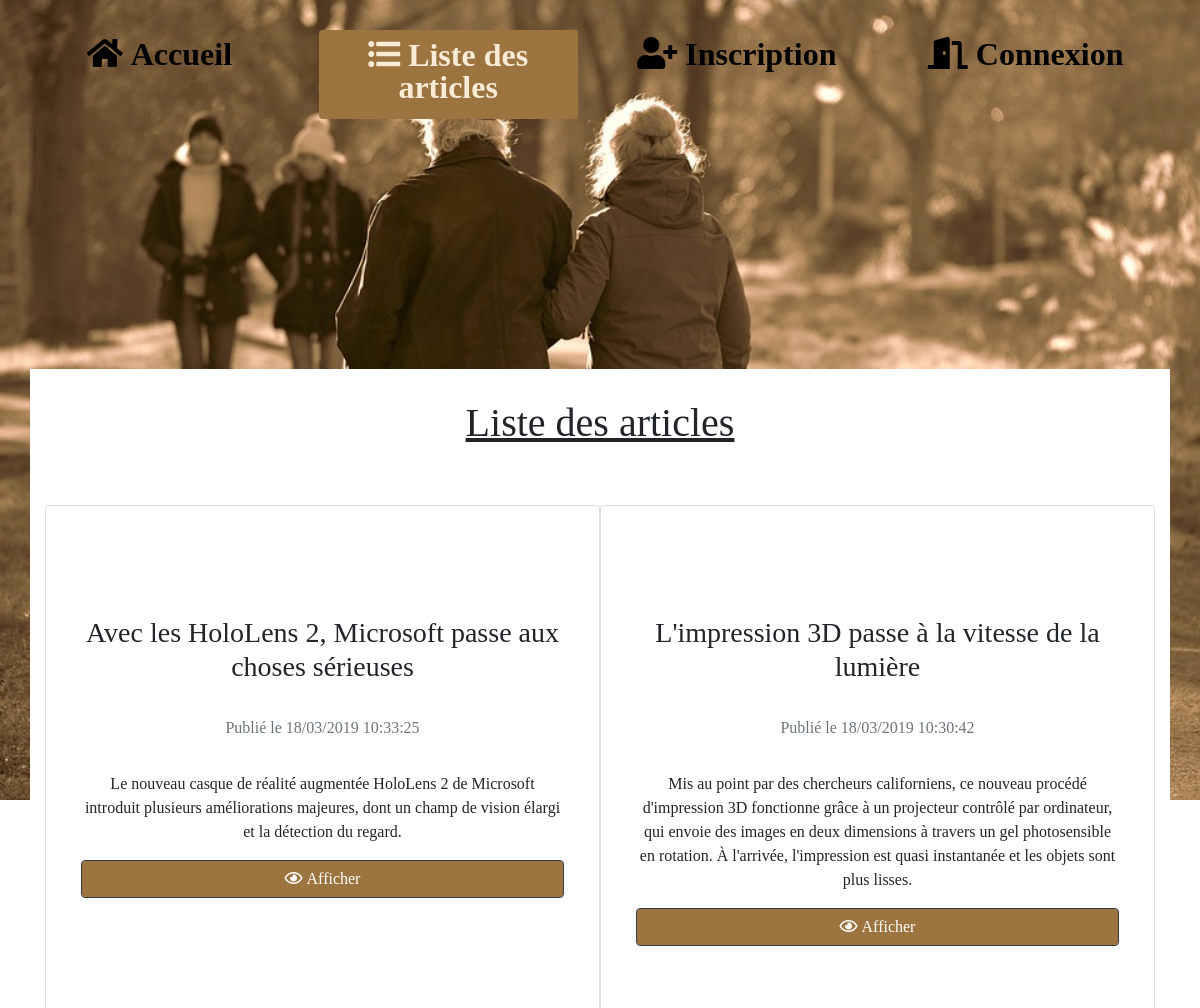
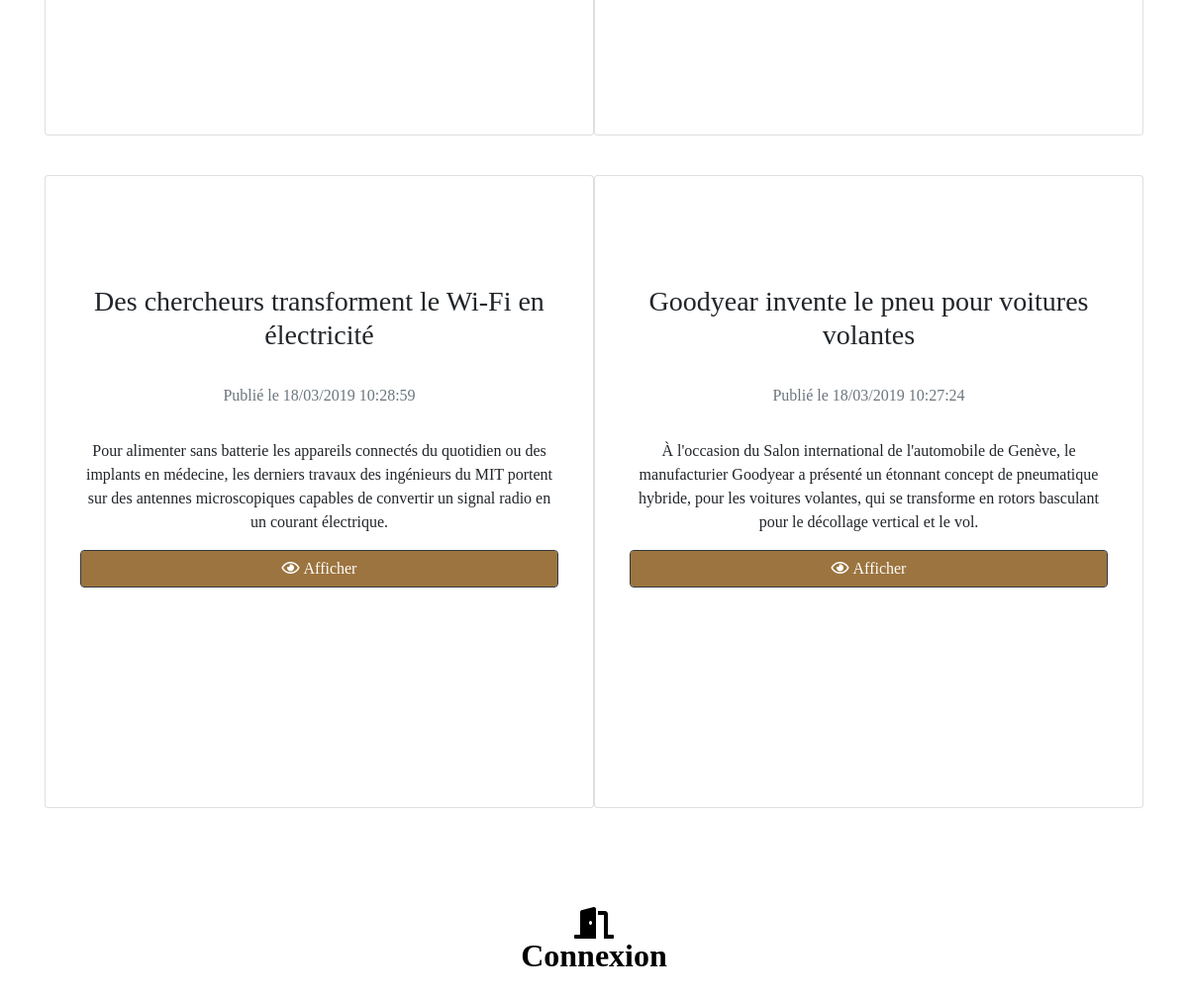
Page /?route=liste_des_Articles on the earlier database version (2 pictures, top to bottom).
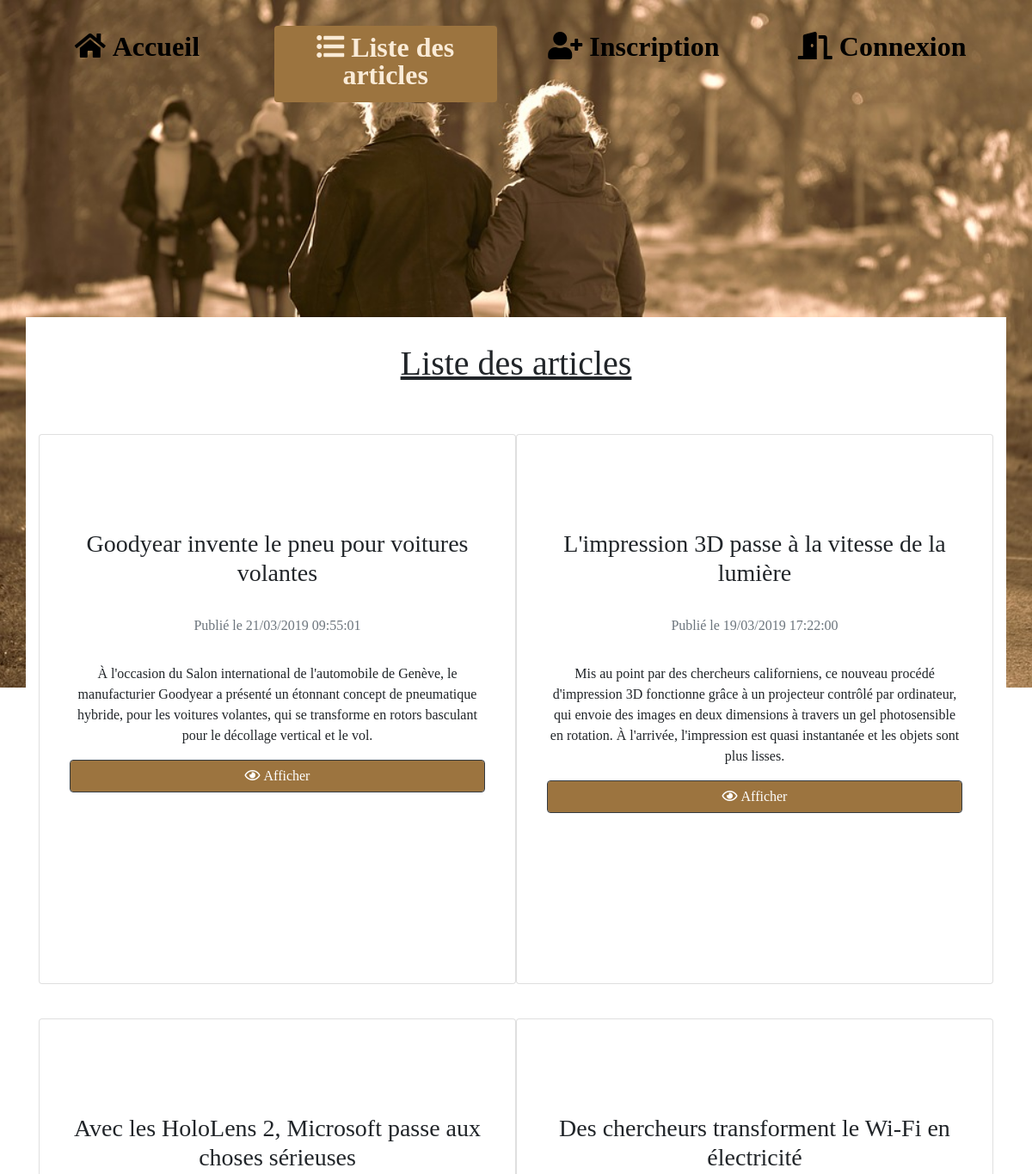
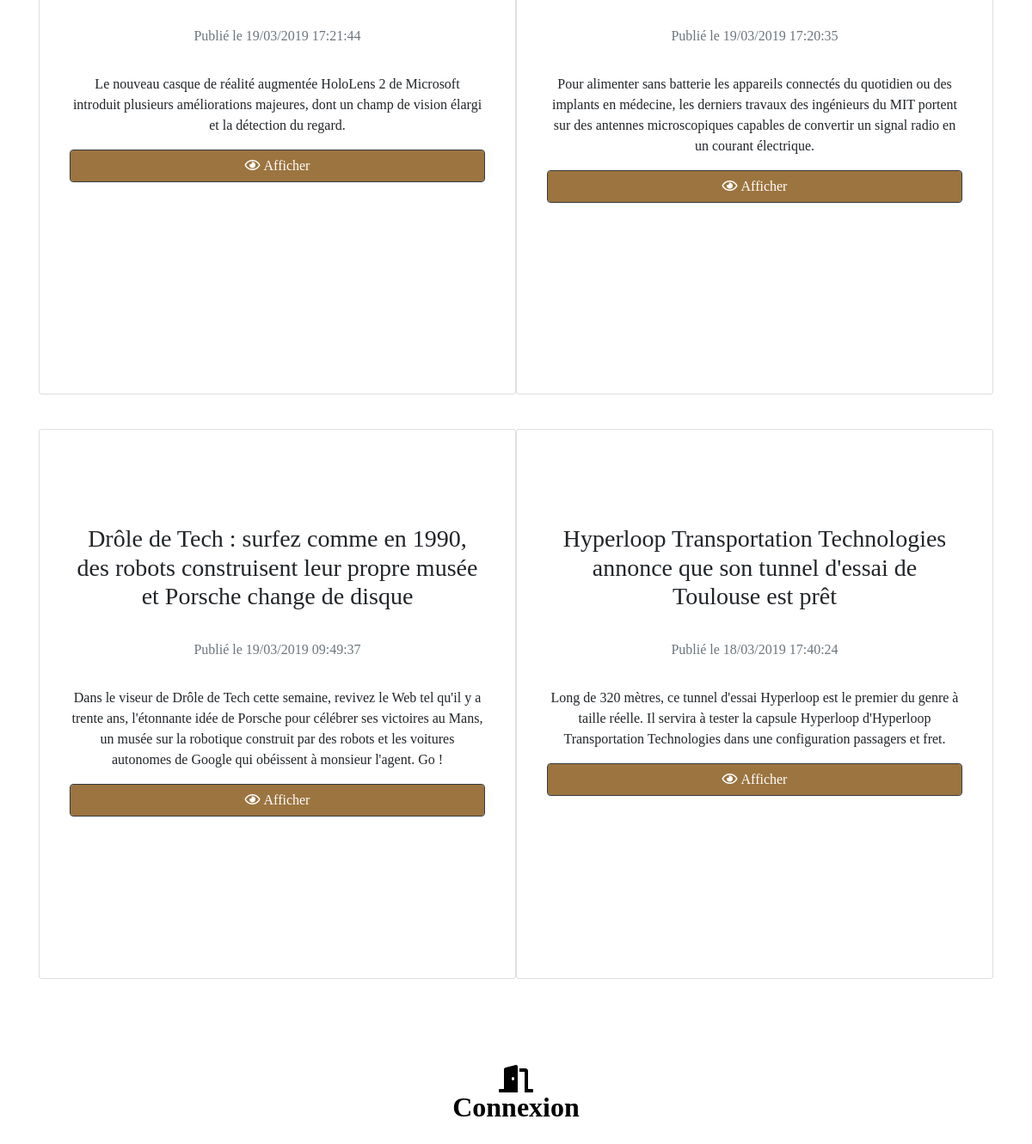
Same page on the later database version (2 pictures, top to bottom).
### tables this page shows
CREATE TABLE IF NOT EXISTS `post` (
  `id` int(11) NOT NULL AUTO_INCREMENT,
  `title` varchar(255) NOT NULL,
  `chapo` text NOT NULL,
  `contained` text NOT NULL,
  `author` varchar(255) NOT NULL,
  `date_post` datetime NOT NULL,
  PRIMARY KEY (`id`)
);

### src/DAO/Database.php (called while the page is built, shortened)
<?php
class Database
{
    private static $myConfig;
    private static $db = NULL;
    private static $sql = 'mysql:host';
    private static $host;
    private static $dbn = 'dbname';
    private static $name;
    private static $charset = 'charset';
    private static $nameCharset;
    private static $userName;
    private static $pass;
    private static $mode = [PDO::ATTR_ERRMODE => PDO::ERRMODE_WARNING];
    public static function get()
    {
        self::$myConfig = parse_ini_file("config.ini", true);
        self::$name = self::$myConfig['Database']['dbname'];
        self::$host = self::$myConfig['Database']['host'];
        self::$nameCharset = self::$myConfig['Database']['charset'];
        self::$userName = self::$myConfig['Database']['username'];
        self::$pass = self::$myConfig['Database']['pass'];
        if (!(self::$db instanceof self)) {
            try {
                self::$db = new PDO(self::$sql . '=' . self::$host . ';' . self::$dbn . '=' . self::$name .
                    ';' . self::$charset . '=' . self::$nameCharset, self::$userName, self::$pass,
                    self::$mode);
            } catch (Exception $e) {
                echo 'Échec de la connexion : ' . $e->getMessage();
                exit;
            }
        }
        return self::$db;
    }
}

### src/Controller/BackController.php (called while the page is built, shortened)
<?php
class BackController
{
    public function isUserConnected()
    {
        return isset($_SESSION['pseudo']);
    }
}

### src/Controller/Frontcontroller.php (called while the page is built, shortened)
<?php
class FrontController
{
    private $view;
    private $post;
    public function __construct()
    {
        $this->post = new Post;
        $this->view = new View;
    }
    public function displayPost()
    {
        $post = $this->post->postSelectDisplay();
        $this->view->render('display_post_list_view', ['post' => $post]);
    }
}

### Public/index.php (called while the page is built, shortened)
<?php
$index = new App\Config\Router;
$index->run();

### src/DAO/Post.php (called while the page is built, shortened)
<?php
class Post
{
    private $db;
    function __construct()
    {
        $this->db = Database::get();
    }
    public function postSelectDisplay()
    {
        $sql = "SELECT title,chapo,id,DATE_FORMAT(date_post,'%d/%m/%Y %H:%i:%s')AS datePost
                FROM post ORDER BY date_post DESC ";
        $data = $this->db->prepare($sql);
        $data->execute();
        return $data;
    }
}

### Template/display_post_list_view.php (the view, shortened to what this page needs)
<?php
$this->title = 'Liste des articles';
?>
<div class="container">
    <div class="row">
        <h1 style="text-decoration: underline;margin-top: 30px">Liste des articles</h1>
    </div>
    <div class="row">
        <?php
        while ($donne = $post->fetch()) { ?>
            <div class="card col-lg-6"
                 style="width: 50rem;height: 40rem;margin-top: 20px;margin-bottom: 20px">
                <div class="card-body">
                    <h3 class="card-title" style="margin-top: 90px"><?= $donne['title'] ?></h3>
                    <h6 class="card-subtitle mb-2 text-muted"
                        style="margin-top: 35px">Publié le <?= $donne['datePost'] ?></h6>
                    <p class="card-btn" style="margin-top: 35px"><?= $donne['chapo'] ?></p>
                    <form action='?route=Afficher_un_Article' method='POST' class="form-group">
                        <button type='submit' name='display_poste' class="btn btnColor btn-dark form-control">
                            <i class="far fa-eye fa-1x"> Afficher</i>
                        </button>
                    </form>
                </div>
            </div>
        <?php } ?>
    </div>
</div>

### Template/menu.php
<?php
$control = new \App\src\Controller\BackController;
$route = $_GET['route'];
$routeAdmin = ['Administration', 'Validation_de_Suppression', 'Validation_de_commentaire', 'Confirmation_Ajout_Article',
    'confirmation_modification_article', 'Confirmation_Ajout_Utilisateur', 'supprimer_utilisateur', 'Refuser_Commentaire'];
if ($control->isUserConnected() === true) {
    ?>
    <div class="container-fluid" style="background-color: rgba(255, 255, 255,0);">
        <div class="nav">
            <ul class="nav nav-pills col-lg-12">
                <li class="nav-item col-lg-3"><a
                            id="menu" <?php if ($route === 'Accueil' ||
                        $route === 'message' || $route === 'connexion_accomplie' ) {
                        echo 'class="nav-link active"';
                    } ?>
                            href="?route=Accueil"><i class="fas fa-home"> Accueil</i></a></li>
                <li class="nav-item col-lg-3"><a
                            id="menu" <?php if ($route === 'liste_des_Articles' ||
                        $route === 'Afficher_un_Article' ||
                        $route === 'Validation_de_Commentaire') {
                        echo 'class="nav-link active"';
                    } ?>
                            href='?route=liste_des_Articles'><i class="fas fa-list-ul"> Liste des articles</i></a></li>
                <li class="nav-item col-lg-3"><a
                            id="menu"
                        <?php
                        foreach ($routeAdmin as $donne) {
                            if ($route === $donne) {
                                echo 'class="nav-link active"';
                            }
                        }
                        ?>
                            href='?route=Administration'><i class="fas fa-toolbox"> Administration</i></a>
                </li>
                <li class="nav-item col-lg-3"><a
                            id="menu" <?php if ($route === 'Connexion') {
                        echo 'class="nav-link active"';
                    } ?>
                            href='?route=Connexion'><i class="fas fa-door-open"> Déconnexion</i></a>
                </li>
            </ul>
        </div>
    </div>
    <?php
} else {
    ?>
    <div class="container-fluid">
        <div class="nav">
            <ul class="nav nav-pills col-lg-12">
                <li class="nav-item col-lg-3"><a
                            id="menu" <?php if ($route === 'Accueil' ||
                        $route === 'message' || $route === 'deconnexion') {
                        echo 'class="nav-link active"';
                    } ?>
                            href="?route=Accueil"><i class="fas fa-home"> Accueil</i></a></li>
                <li class="nav-item col-lg-3"><a
                            id="menu" <?php if ($route === 'liste_des_Articles' ||
                        $route === 'Afficher_un_Article' ||
                        $route === 'Validation_de_commentaire') {
                        echo 'class="nav-link active"';
                    } ?>
                            href="?route=liste_des_Articles"><i class="fas fa-list-ul"> Liste des articles</i></a></li>
                <li class="nav-item col-lg-3"><a
                            id="menu" <?php if ($route === 'Enregistrement' ||
                        $route === 'enregistrement_bon') {
                        echo 'class="nav-link active"';
                    } ?>
                            href="?route=Enregistrement"><i class="fas fa-user-plus"> Inscription</i></a>
                </li>
                <li class="nav-item col-lg-3"><a
                            id="menu" <?php if ($route === 'Connexion') {
                        echo 'class="nav-link active"';
                    } ?>
                            href='?route=Connexion'><i class="fas fa-door-open"> Connexion</i></a>
                </li>
            </ul>
        </div>
    </div>
    <?php
}
?>

### Template/footer.php
<?php
$control = new \App\src\Controller\BackController;
if ($control->isUserConnected() === true) {
    ?>
    <div class=" col-lg-12">
        <div class="row">
            <div class="col-sm-2">
                <a href='?route=Connexion'
                   class="footer" id="link">
                    <i class="fas fa-door-open"> Connexion</i> </a>
            </div>
            <div class="col-sm-2">
                <a href='?route=Administration'
                   class="footer" id="link">
                    <i class="fas fa-toolbox"> Administration</i> </a>
            </div>
        </div>
    </div>
    <?php
} else {
    ?>
    <div class="col-lg-12">
        <div class="row">
            <div class="col-sm-2">
                <a href='?route=Connexion'
                   class="footer" id="link">
                    <i class="fas fa-door-open"> Connexion</i> </a>
            </div>
        </div>
    </div>
<?php }

### Template/home.php (shortened to what this page needs)
<!DOCTYPE html>
<html>
<head>
    <link rel="stylesheet" href="https://stackpath.bootstrapcdn.com/bootstrap/4.2.1/css/bootstrap.min.css"
>
    <link rel="stylesheet" href="../Public/css/view.css"/>
    <link rel="stylesheet" href="../Public/css/view.css"/>
    <link rel="stylesheet" href="https://use.fontawesome.com/releases/v5.7.2/css/all.css"
>
</head>
<body>
<header>
    <div id="menu">
        <?= isset($menu) ? $menu : '' ?>
    </div>
</header>
<div class="container">
    <div id="content">
        <?= isset($content) ? $content : '' ?>
    </div>
</div>
<footer>
    <div id="footer">
        <?= isset($footer) ? $footer : '' ?>
    </div>
</footer>
</body>
</html>

### Config/Router.php (shortened to what this page needs)
<?php
class Router
{
    private $front;
    function __construct()
    {
        $this->front = new Frontcontroller;
    }
    public function run()
    {
        if (isset($_GET['route'])) {
            switch ($_GET['route']) {
                case 'liste_des_Articles':
                    $this->front->displayPost();
                    break;
            }
        } else {
            $_GET['route'] = 'Accueil';
            $this->homeFunction();
        }
    }
}

### src/Model/View.php (shortened to what this page needs)
<?php
class View
{
    private $myConfig;
    private $title;
    public function __construct()
    {
        $this->myConfig = parse_ini_file("config.ini", true);
    }
    public function config($config)
    {
        return $this->myConfig['View']["$config"];
    }
    public function render($template, $data = [])
    {
        $this->template = $this->config('template');
        $this->php = $this->config('extension');
        $this->home = $this->config('nameFile');
        $this->menu = $this->config('menu');
        $this->footer = $this->config('footer');
        $this->file = $this->template . $template . $this->php;
        $this->footer = $this->template . $this->footer . $this->php;
        $this->menu = $this->template . $this->menu . $this->php;
        $menu = $this->renderFile($this->menu, $data);
        $footer = $this->renderFile($this->footer, $data);
        $content = $this->renderFile($this->file, $data);
        $view = $this->renderFile($this->template . $this->home . $this->php, [
            'title' => $this->title,
            'content' => $content,
            'footer' => $footer,
            'menu' => $menu,
            ]);
        echo $view;
    }
    private function renderFile($file, $data)
    {
        if (file_exists($file)) {
            extract($data);
            require $file;
            return ob_get_clean();
        } else {
            echo 'Fichier inexistant';
        }
    }
}

### Public/css/view.css (style rules this page uses)
.container-fluid, .row, .container { justify-content: center; align-items: center; margin-top: 30px; text-align: center; }
.btnColor { background-color: #9c743f; }
body { background-image: url("../../Public/img/back3.jpg"); background-repeat: no-repeat; background-size: 100%; background-attachment: fixed; font-family: "Merriweather", Georgia, serif; }
.container { background-color: beige; margin-top: 250px; margin-bottom: 80px; background-color: rgba(255, 255, 255, 1); }
footer { margin-top: 50px; margin-bottom: 50px; }
.footer, #link { font-family: "Source Sans Pro", Helvetica, sans-serif; font-size: xx-large; text-decoration: none; font-style: oblique; }
#menu { font-family: "Source Sans Pro", Helvetica, sans-serif; font-size: xx-large; text-decoration: none; font-style: oblique; }
.nav-pills .nav-link.active, .nav-pills .show > .nav-link { background-color: #9c743f; color: antiquewhite; }
a { color: black; }
li { list-style-type: none; }

Differences in the rows shown:
changed post "Goodyear invente le pneu pour voitures volantes": datePost "18/03/2019 10:27:24" → "21/03/2019 09:55:01"; moves up the list
changed post "L'impression 3D passe à la vitesse de la lumière": datePost "18/03/2019 10:30:42" → "19/03/2019 17:22:00"; moves down the list
changed post "Avec les HoloLens 2, Microsoft passe aux choses sérieuses": datePost "18/03/2019 10:33:25" → "19/03/2019 17:21:44"
changed post "Des chercheurs transforment le Wi-Fi en électricité": datePost "18/03/2019 10:28:59" → "19/03/2019 17:20:35"
added post: title "Drôle de Tech : surfez comme en 1990, des robots construisent leur propre musée et Porsche change de disque", datePost "19/03/2019 09:49:37", chapo "Dans le viseur de Drôle de Tech cette semaine, revivez le Web tel qu'il y a trente ans, l'étonnante idée de Porsche pour célébrer ses victoires au Mans, un musée sur la robotique construit par des robots et les voitures autonomes de Google qui obéissent à monsieur l'agent. Go !"
added post: title "Hyperloop Transportation Technologies annonce que son tunnel d'essai de Toulouse est prêt", datePost "18/03/2019 17:40:24", chapo "Long de 320 mètres, ce tunnel d'essai Hyperloop est le premier du genre à taille réelle. Il servira à tester la capsule Hyperloop d'Hyperloop Transportation Technologies dans une configuration passagers et fret."
